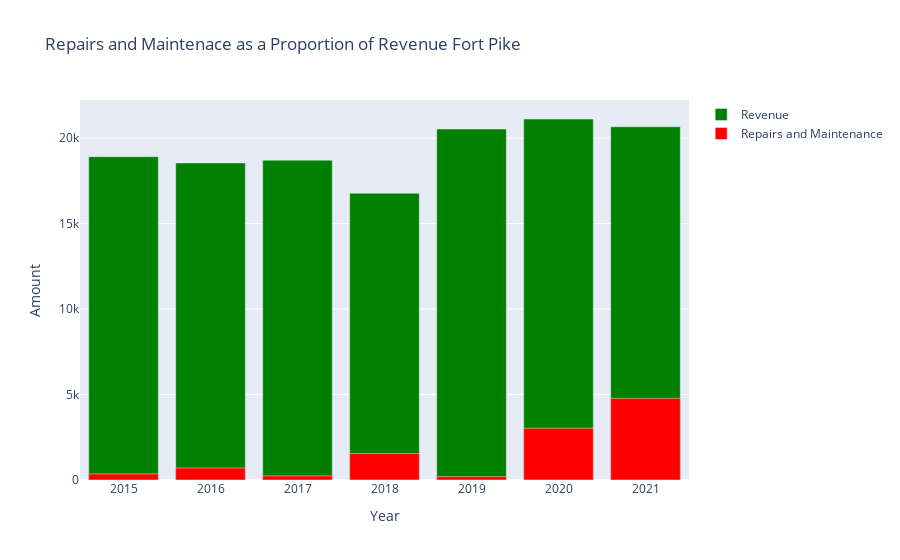

The notebook cell saved with this chart:
### Code cell
trace1 = go.Bar(x = rev["Year"], y=rev["Amount"], marker=dict(color="green", opacity=1), name="Revenue")
trace2 = go.Bar(x = rm["Year"], y=rm["Amount"], marker=dict(color="red", opacity=1), name="Repairs and Maintenance")
data=[trace1, trace2]
layout = go.Layout(title = "Repairs and Maintenace as a Proportion of Revenue Fort Pike", barmode="overlay", 
                   xaxis=dict(title="Year"), yaxis=dict(title= "Amount"))
fig = go.Figure(data,layout)
fig.show()

### Figure 1 — Plotly figure (JSON) as saved in the notebook; plotly's stock layout.template omitted (floating-point values rounded to 4 significant figures)
{"data": [{"marker": {"color": "green", "opacity": 1}, "name": "Revenue", "type": "bar", "x": [2015, 2016, 2017, 2018, 2019, 2020, 2021], "y": [18910, 18545, 18705, 16770, 20530, 21115, 20660.0]}, {"marker": {"color": "red", "opacity": 1}, "name": "Repairs and Maintenance", "type": "bar", "x": [2015, 2016, 2017, 2018, 2019, 2020, 2021], "y": [360, 704, 240, 1550.0, 200, 3029.0, 4777.0]}], "layout": {"barmode": "overlay", "title": {"text": "Repairs and Maintenace as a Proportion of Revenue Fort Pike"}, "xaxis": {"title": {"text": "Year"}}, "yaxis": {"title": {"text": "Amount"}}}}
